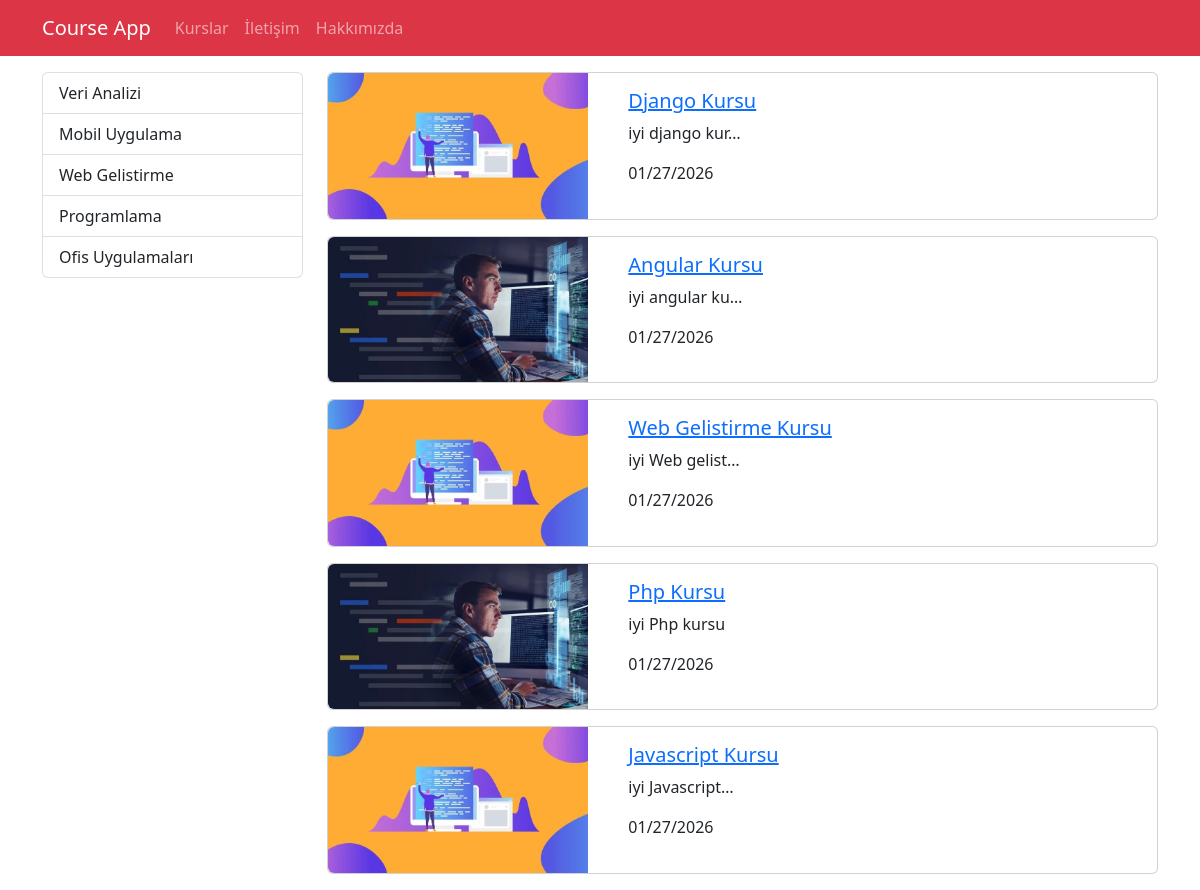
/kurslar/, run on the app's committed database.
### courses/models.py (models this page shows, shortened)
class Category(models.Model):
    name = models.CharField(max_length=40)
    slug = models.SlugField(default = "", null=False, unique = True, db_index= True)

class Course(models.Model):
    title = models.CharField(max_length=50,null=True)
    description = models.TextField()
    imageUrl = models.CharField(max_length=50, blank=False)
    date = models.DateField(auto_now = True)
    isActive = models.BooleanField()
    slug = models.SlugField(default="", blank=True, null=False, unique = True, db_index=True)
    category = models.ForeignKey(Category, default = 1, on_delete = models.CASCADE, related_name = "kurslar")

### courses/views.py (the view)
# urls.py: path('',views.index),
def index(request):
    kurslar = Course.objects.filter(isActive=1)
    kategoriler = Category.objects.all()
    return render(request,'courses/index.html',{
        'categories': kategoriler,
        'courses':kurslar
    })

### courses/templates/courses/index.html (shortened to what this page needs)
{% extends 'layout.html'%}
{% load static %}
{% block css_files %}
    <link rel="stylesheet" href="{% static 'courses/css/style.css' %}">
{% endblock  %}
{% block content %}
     <div class="container mt-3">
            <div class="row">
                <div class="col-3">
                    {% include "courses/partials/_categories.html" %}
                </div>
                <div class="col-9">
                    {% for course in courses  %}
                            {% include "courses/partials/_course.html" %}
                    {% endfor %}
                </div>
            </div>
        </div>
{% endblock %}

### courses/templates/courses/partials/_categories.html
 <div class="list-group">
      {% for category in categories %}
          <a href="{% url "courses_by_category" category.slug %}"
          class="list-group-item list-group-item-action">
          {{ category.name|title }} </a>
     {% endfor %}
</div>

### courses/templates/courses/partials/_course.html
 {% load static %}
 <div class="card mb-3">
                            <div class="row">
                                    <div class="col-4">
                                        <img src = "{% static "courses/img/"|add:course.imageUrl %}" alt="{{course.title}}" class = "img-fluid rounded-start">
                                    </div>
                                    <div class="col-8">
                                        <div class="card-body">
                                            <h5 class="card-title">
                                                <a href="{% url 'course_details' course.slug %}">
                                                    {{ course.title|title }}
                                                </a>
                                            </h5>
                                            <p class="card-text">{{ course.description|truncatechars:15 }}</p>
                                            <p>{{course.date|date:"SHORT_DATE_FORMAT"}}</p>
                                        </div>
                                    </div>
                            </div>
</div>

### data on the page
Category: name "Veri Analizi"
Category: name "Mobil Uygulama"
Category: name "Web Gelistirme"
Category: name "Programlama"
Category: name "Ofis Uygulamaları"
Course: imageUrl (picture), title "Django Kursu", description "iyi django kur…", date "01/27/2026"
Course: imageUrl (picture), title "Angular Kursu", description "iyi angular ku…", date "01/27/2026"
Course: imageUrl (picture), title "Web Gelistirme Kursu", description "iyi Web gelist…", date "01/27/2026"
Course: imageUrl (picture), title "Php Kursu", description "iyi Php kursu", date "01/27/2026"
Course: imageUrl (picture), title "Javascript Kursu", description "iyi Javascript…", date "01/27/2026"
